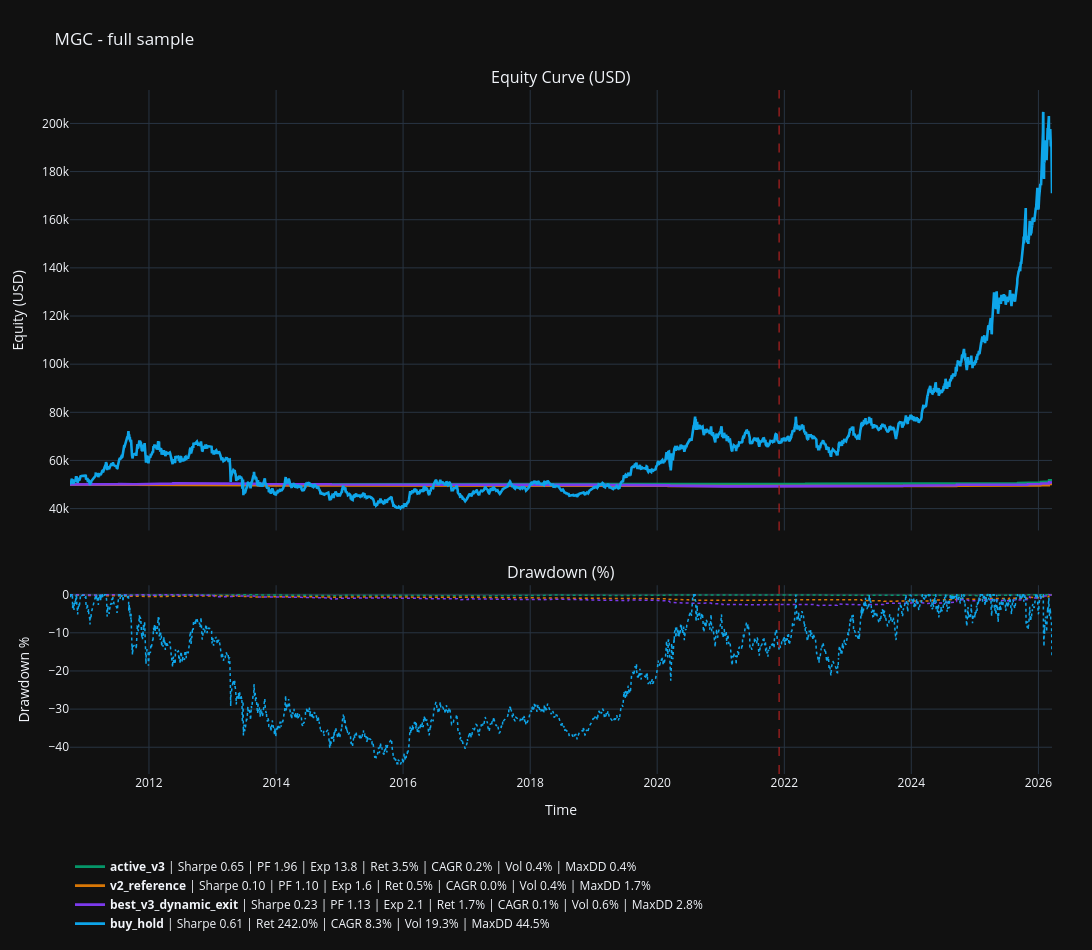
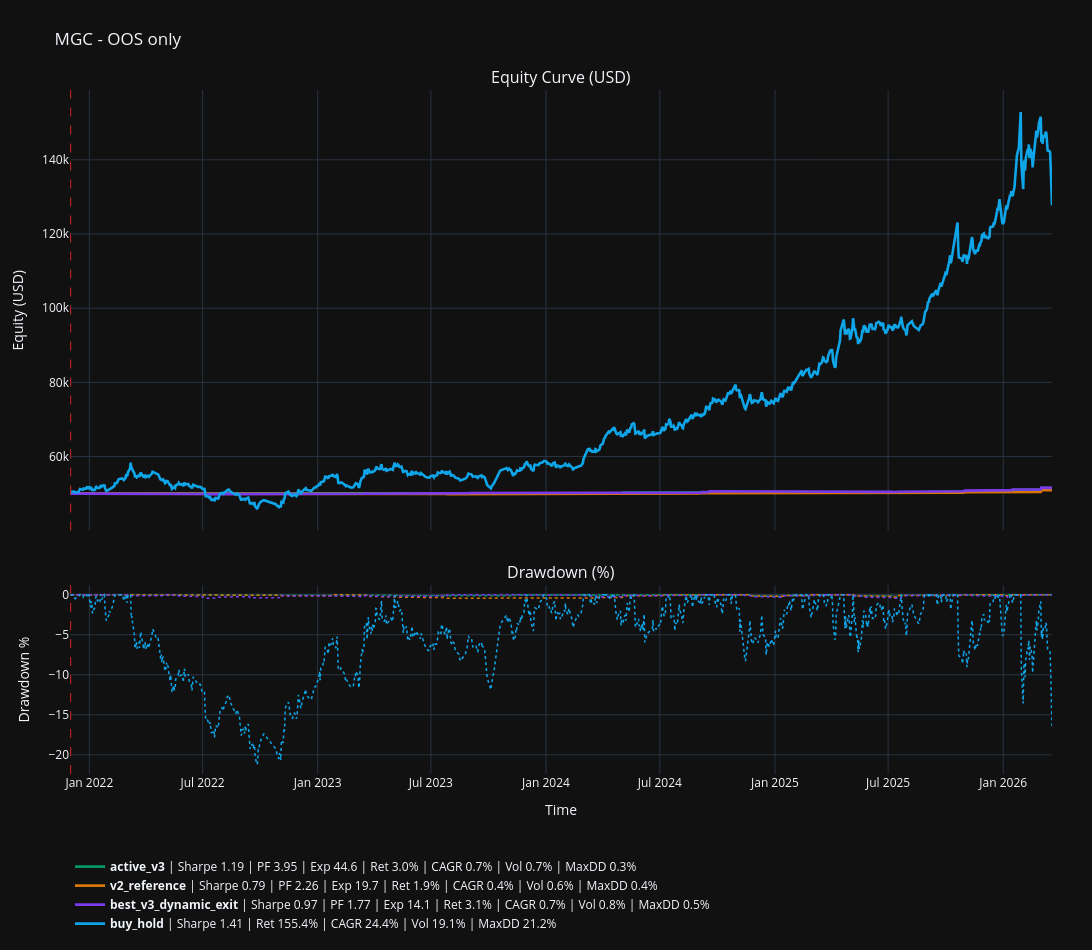

Notebook code for these charts, in order:
### Markdown cell above
## 4. Courbes, drawdown et benchmark

Lecture attendue:

- la courbe active doit rester lisible vs reference V2,
- l OOS only sert a verifier que le signal ne tient pas seulement par l IS,
- le benchmark buy & hold sert de repere de marche, pas de baseline metier.

### Code cell
full_traces = [
    {
        "name": "active_v3",
        "curve": active_bundle["curve_full"],
        "metrics_row": active_metrics.loc["overall"],
        "color": "#059669",
    },
    {
        "name": "v2_reference",
        "curve": v2_reference_bundle["curve_full"],
        "metrics_row": v2_reference_metrics.loc["overall"],
        "color": "#d97706",
    },
]
oos_traces = [
    {
        "name": "active_v3",
        "curve": active_bundle["curve_oos"],
        "metrics_row": active_metrics.loc["oos"],
        "color": "#059669",
    },
    {
        "name": "v2_reference",
        "curve": v2_reference_bundle["curve_oos"],
        "metrics_row": v2_reference_metrics.loc["oos"],
        "color": "#d97706",
    },
]
full_traces.append(
    {
        "name": FROZEN_V3_DYNAMIC_COMPARE_LABEL,
        "curve": dynamic_compare_bundle["curve_full"],
        "metrics_row": dynamic_compare_metrics.loc["overall"],
        "color": "#7c3aed",
    }
)
oos_traces.append(
    {
        "name": FROZEN_V3_DYNAMIC_COMPARE_LABEL,
        "curve": dynamic_compare_bundle["curve_oos"],
        "metrics_row": dynamic_compare_metrics.loc["oos"],
        "color": "#7c3aed",
    }
)

if COMPARE_TO_BUY_HOLD:
    full_traces.append(
        {
            "name": "buy_hold",
            "curve": active_bundle["benchmark_curve_full"],
            "metrics_row": None,
            "color": "#0ea5e9",
        }
    )
    oos_traces.append(
        {
            "name": "buy_hold",
            "curve": active_bundle["benchmark_curve_oos"],
            "metrics_row": None,
        "color": "#0ea5e9",
        }
    )

vline_x = None if oos_start_date is None else pd.to_datetime(oos_start_date).to_pydatetime()

def build_curve_figure_plotly(title: str, traces: list[dict]) -> None:
    fig = make_subplots(
        rows=2,
        cols=1,
        shared_xaxes=True,
        vertical_spacing=0.08,
        row_heights=[0.70, 0.30],
        subplot_titles=("Equity Curve (USD)", "Drawdown (%)"),
    )
    for trace in traces:
        fig.add_trace(
            go.Scatter(
                x=trace["curve"]["timestamp"],
                y=trace["curve"]["equity"],
                mode="lines",
                name=curve_stats_line(trace["name"], trace["curve"], trace["metrics_row"]),
                line=dict(width=2.6, color=trace["color"]),
            ),
            row=1,
            col=1,
        )
        fig.add_trace(
            go.Scatter(
                x=trace["curve"]["timestamp"],
                y=trace["curve"]["drawdown_pct"],
                mode="lines",
                name=f"DD {trace['name']}",
                showlegend=False,
                line=dict(width=1.5, color=trace["color"], dash="dot"),
            ),
            row=2,
            col=1,
        )
    if vline_x is not None:
        fig.add_vline(x=vline_x, line_dash="dash", line_color="firebrick", line_width=1.2, row=1, col=1)
        fig.add_vline(x=vline_x, line_dash="dash", line_color="firebrick", line_width=1.2, row=2, col=1)
    fig.update_layout(
        template="plotly_dark",
        width=1800,
        height=950,
        title=title,
        hovermode="x unified",
        legend=dict(orientation="h", yanchor="bottom", y=-0.24, xanchor="left", x=0.0),
        margin=dict(l=70, r=40, t=90, b=140),
    )
    fig.update_yaxes(title_text="Equity (USD)", row=1, col=1)
    fig.update_yaxes(title_text="Drawdown %", row=2, col=1)
    fig.update_xaxes(title_text="Time", row=2, col=1)
    fig.show()

build_curve_figure_plotly(f"{SYMBOL} - full sample", full_traces)
build_curve_figure_plotly(f"{SYMBOL} - OOS only", oos_traces)

display(Markdown(build_scope_readout_markdown(
    full_curve=active_bundle["curve_full"],
    oos_curve=active_bundle["curve_oos"],
    initial_capital=INITIAL_CAPITAL_USD,
    full_label="Active full-sample curve",
    oos_label="Active OOS-only curve",
)))

### Figure 1 — Plotly figure (JSON) as saved in the notebook; plotly's stock layout.template omitted (floating-point values rounded to 4 significant figures; data arrays with more than 128 entries replaced by an {"elided": "..."} marker saying what was removed)
{"data": [{"line": {"color": "#059669", "width": 2.6}, "mode": "lines", "name": "<b>active_v3</b> | Sharpe 0.65 | PF 1.96 | Exp 13.8 | Ret 3.5% | CAGR 0.2% | Vol 0.4% | MaxDD 0.4%", "type": "scatter", "x": {"elided": "3128 str values"}, "xaxis": "x", "y": {"elided": "3128 float values"}, "yaxis": "y"}, {"line": {"color": "#059669", "dash": "dot", "width": 1.5}, "mode": "lines", "name": "DD active_v3", "showlegend": false, "type": "scatter", "x": {"elided": "3128 str values"}, "xaxis": "x2", "y": {"elided": "3128 float values"}, "yaxis": "y2"}, {"line": {"color": "#d97706", "width": 2.6}, "mode": "lines", "name": "<b>v2_reference</b> | Sharpe 0.10 | PF 1.10 | Exp 1.6 | Ret 0.5% | CAGR 0.0% | Vol 0.4% | MaxDD 1.7%", "type": "scatter", "x": {"elided": "3128 str values"}, "xaxis": "x", "y": {"elided": "3128 float values"}, "yaxis": "y"}, {"line": {"color": "#d97706", "dash": "dot", "width": 1.5}, "mode": "lines", "name": "DD v2_reference", "showlegend": false, "type": "scatter", "x": {"elided": "3128 str values"}, "xaxis": "x2", "y": {"elided": "3128 float values"}, "yaxis": "y2"}, {"line": {"color": "#7c3aed", "width": 2.6}, "mode": "lines", "name": "<b>best_v3_dynamic_exit</b> | Sharpe 0.23 | PF 1.13 | Exp 2.1 | Ret 1.7% | CAGR 0.1% | Vol 0.6% | MaxDD 2.8%", "type": "scatter", "x": {"elided": "3128 str values"}, "xaxis": "x", "y": {"elided": "3128 float values"}, "yaxis": "y"}, {"line": {"color": "#7c3aed", "dash": "dot", "width": 1.5}, "mode": "lines", "name": "DD best_v3_dynamic_exit", "showlegend": false, "type": "scatter", "x": {"elided": "3128 str values"}, "xaxis": "x2", "y": {"elided": "3128 float values"}, "yaxis": "y2"}, {"line": {"color": "#0ea5e9", "width": 2.6}, "mode": "lines", "name": "<b>buy_hold</b> | Sharpe 0.61 | Ret 242.0% | CAGR 8.3% | Vol 19.3% | MaxDD 44.5%", "type": "scatter", "x": {"elided": "3128 str values"}, "xaxis": "x", "y": {"elided": "3128 float values"}, "yaxis": "y"}, {"line": {"color": "#0ea5e9", "dash": "dot", "width": 1.5}, "mode": "lines", "name": "DD buy_hold", "showlegend": false, "type": "scatter", "x": {"elided": "3128 str values"}, "xaxis": "x2", "y": {"elided": "3128 float values"}, "yaxis": "y2"}], "layout": {"annotations": [{"font": {"size": 16}, "showarrow": false, "text": "Equity Curve (USD)", "x": 0.5, "xanchor": "center", "xref": "paper", "y": 1.0, "yanchor": "bottom", "yref": "paper"}, {"font": {"size": 16}, "showarrow": false, "text": "Drawdown (%)", "x": 0.5, "xanchor": "center", "xref": "paper", "y": 0.276, "yanchor": "bottom", "yref": "paper"}], "height": 950, "hovermode": "x unified", "legend": {"orientation": "h", "x": 0.0, "xanchor": "left", "y": -0.24, "yanchor": "bottom"}, "margin": {"b": 140, "l": 70, "r": 40, "t": 90}, "shapes": [{"line": {"color": "firebrick", "dash": "dash", "width": 1.2}, "type": "line", "x0": "2021-12-02T00:00:00", "x1": "2021-12-02T00:00:00", "xref": "x", "y0": 0, "y1": 1, "yref": "y domain"}, {"line": {"color": "firebrick", "dash": "dash", "width": 1.2}, "type": "line", "x0": "2021-12-02T00:00:00", "x1": "2021-12-02T00:00:00", "xref": "x2", "y0": 0, "y1": 1, "yref": "y2 domain"}], "title": {"text": "MGC - full sample"}, "width": 1800, "xaxis": {"anchor": "y", "domain": [0.0, 1.0], "matches": "x2", "showticklabels": false}, "xaxis2": {"anchor": "y2", "domain": [0.0, 1.0], "title": {"text": "Time"}}, "yaxis": {"anchor": "x", "domain": [0.356, 1.0], "title": {"text": "Equity (USD)"}}, "yaxis2": {"anchor": "x2", "domain": [0.0, 0.276], "title": {"text": "Drawdown %"}}}}

### Figure 2 — Plotly figure (JSON) as saved in the notebook; plotly's stock layout.template omitted (floating-point values rounded to 4 significant figures; data arrays with more than 128 entries replaced by an {"elided": "..."} marker saying what was removed)
{"data": [{"line": {"color": "#059669", "width": 2.6}, "mode": "lines", "name": "<b>active_v3</b> | Sharpe 1.19 | PF 3.95 | Exp 44.6 | Ret 3.0% | CAGR 0.7% | Vol 0.7% | MaxDD 0.3%", "type": "scatter", "x": {"elided": "939 str values"}, "xaxis": "x", "y": {"elided": "939 float values"}, "yaxis": "y"}, {"line": {"color": "#059669", "dash": "dot", "width": 1.5}, "mode": "lines", "name": "DD active_v3", "showlegend": false, "type": "scatter", "x": {"elided": "939 str values"}, "xaxis": "x2", "y": {"elided": "939 float values"}, "yaxis": "y2"}, {"line": {"color": "#d97706", "width": 2.6}, "mode": "lines", "name": "<b>v2_reference</b> | Sharpe 0.79 | PF 2.26 | Exp 19.7 | Ret 1.9% | CAGR 0.4% | Vol 0.6% | MaxDD 0.4%", "type": "scatter", "x": {"elided": "939 str values"}, "xaxis": "x", "y": {"elided": "939 float values"}, "yaxis": "y"}, {"line": {"color": "#d97706", "dash": "dot", "width": 1.5}, "mode": "lines", "name": "DD v2_reference", "showlegend": false, "type": "scatter", "x": {"elided": "939 str values"}, "xaxis": "x2", "y": {"elided": "939 float values"}, "yaxis": "y2"}, {"line": {"color": "#7c3aed", "width": 2.6}, "mode": "lines", "name": "<b>best_v3_dynamic_exit</b> | Sharpe 0.97 | PF 1.77 | Exp 14.1 | Ret 3.1% | CAGR 0.7% | Vol 0.8% | MaxDD 0.5%", "type": "scatter", "x": {"elided": "939 str values"}, "xaxis": "x", "y": {"elided": "939 float values"}, "yaxis": "y"}, {"line": {"color": "#7c3aed", "dash": "dot", "width": 1.5}, "mode": "lines", "name": "DD best_v3_dynamic_exit", "showlegend": false, "type": "scatter", "x": {"elided": "939 str values"}, "xaxis": "x2", "y": {"elided": "939 float values"}, "yaxis": "y2"}, {"line": {"color": "#0ea5e9", "width": 2.6}, "mode": "lines", "name": "<b>buy_hold</b> | Sharpe 1.41 | Ret 155.4% | CAGR 24.4% | Vol 19.1% | MaxDD 21.2%", "type": "scatter", "x": {"elided": "939 str values"}, "xaxis": "x", "y": {"elided": "939 float values"}, "yaxis": "y"}, {"line": {"color": "#0ea5e9", "dash": "dot", "width": 1.5}, "mode": "lines", "name": "DD buy_hold", "showlegend": false, "type": "scatter", "x": {"elided": "939 str values"}, "xaxis": "x2", "y": {"elided": "939 float values"}, "yaxis": "y2"}], "layout": {"annotations": [{"font": {"size": 16}, "showarrow": false, "text": "Equity Curve (USD)", "x": 0.5, "xanchor": "center", "xref": "paper", "y": 1.0, "yanchor": "bottom", "yref": "paper"}, {"font": {"size": 16}, "showarrow": false, "text": "Drawdown (%)", "x": 0.5, "xanchor": "center", "xref": "paper", "y": 0.276, "yanchor": "bottom", "yref": "paper"}], "height": 950, "hovermode": "x unified", "legend": {"orientation": "h", "x": 0.0, "xanchor": "left", "y": -0.24, "yanchor": "bottom"}, "margin": {"b": 140, "l": 70, "r": 40, "t": 90}, "shapes": [{"line": {"color": "firebrick", "dash": "dash", "width": 1.2}, "type": "line", "x0": "2021-12-02T00:00:00", "x1": "2021-12-02T00:00:00", "xref": "x", "y0": 0, "y1": 1, "yref": "y domain"}, {"line": {"color": "firebrick", "dash": "dash", "width": 1.2}, "type": "line", "x0": "2021-12-02T00:00:00", "x1": "2021-12-02T00:00:00", "xref": "x2", "y0": 0, "y1": 1, "yref": "y2 domain"}], "title": {"text": "MGC - OOS only"}, "width": 1800, "xaxis": {"anchor": "y", "domain": [0.0, 1.0], "matches": "x2", "showticklabels": false}, "xaxis2": {"anchor": "y2", "domain": [0.0, 1.0], "title": {"text": "Time"}}, "yaxis": {"anchor": "x", "domain": [0.356, 1.0], "title": {"text": "Equity (USD)"}}, "yaxis2": {"anchor": "x2", "domain": [0.0, 0.276], "title": {"text": "Drawdown %"}}}}
